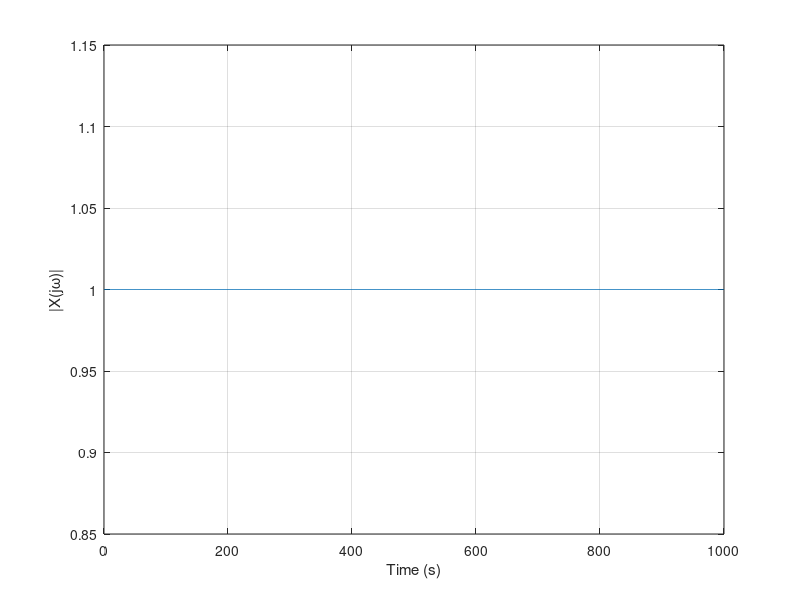

This chart was generated by the following MATLAB code:
clc;
clear all;
close all;

% Part a
% Define parameters for the signal
T = 2;
Fs = 1000;      % Sampling frequency, Hz
dt = 1/Fs;      % Sampling Period, s
t = -5:dt:5;    % Time vector
N = T * Fs;     % Number of samples

% Impulse Signal
impulse = round(N/2);
x = zeros(1, N);
x(impulse) = 1;

% Magnitude
mag = abs(fft(x));

% Frequency vector
f = (0:N-1) * (Fs/N);

% Plotting the Magnitude Spectrum
plot(f, mag);
xlabel('Time (s)');
ylabel('|X(jω)|');
grid on;


